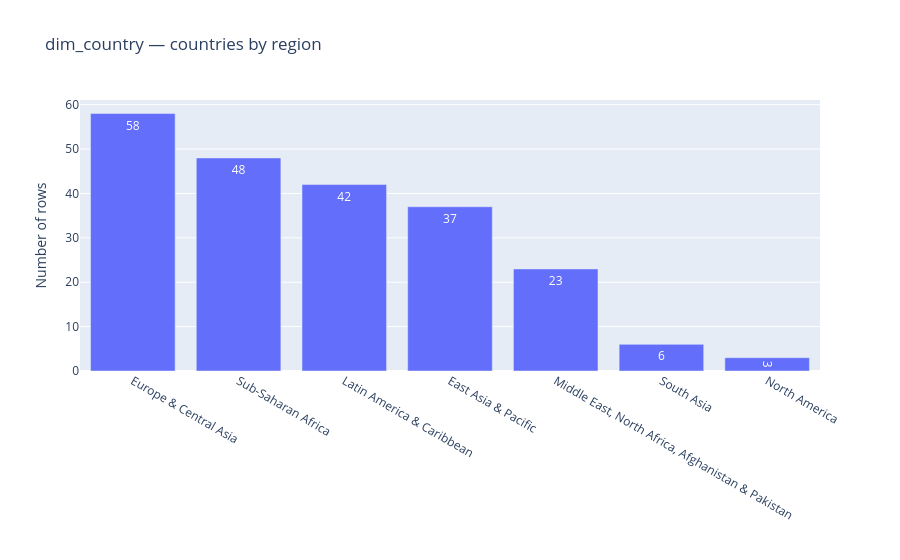

The notebook cell this image was saved under:
### Code cell
fig = px.bar(
    region_summary,
    x="region",
    y="n",
    text="n",
    title="dim_country — countries by region"
)
fig.update_layout(xaxis_title="", yaxis_title="Number of rows")
fig.show()

### Figure 1 — Plotly figure (JSON) as saved in the notebook; plotly's stock layout.template omitted (floating-point values rounded to 4 significant figures)
{"data": [{"hovertemplate": "region=%{x}<br>n=%{text}<extra></extra>", "legendgroup": "", "marker": {"color": "#636efa", "pattern": {"shape": ""}}, "name": "", "orientation": "v", "showlegend": false, "text": [58.0, 48.0, 42.0, 37.0, 23.0, 6.0, 3.0], "textposition": "auto", "type": "bar", "x": ["Europe & Central Asia", "Sub-Saharan Africa", "Latin America & Caribbean", "East Asia & Pacific", "Middle East, North Africa, Afghanistan & Pakistan", "South Asia", "North America"], "xaxis": "x", "y": [58, 48, 42, 37, 23, 6, 3], "yaxis": "y"}], "layout": {"barmode": "relative", "legend": {"tracegroupgap": 0}, "title": {"text": "dim_country — countries by region"}, "xaxis": {"anchor": "y", "domain": [0, 1], "title": {"text": ""}}, "yaxis": {"anchor": "x", "domain": [0, 1], "title": {"text": "Number of rows"}}}}
